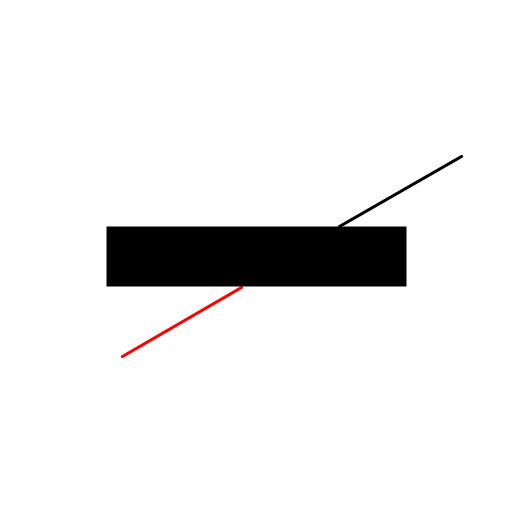
#> input picture test/1.png, 512 x 512 px
$ python -i challenge_runner_final.py   (imports and definitions only)
#> lines starting #> are read from the running program, lines starting #| are printed output that depends on the picture; after the words box and inside, x2 and y2 are one past the last pixel; in counts of white or black regions, pixels touching at a corner belong together
#> further down, picture is the input picture: PIL image 512x512 RGB; mean R, G, B 237.1, 236.7, 236.7
import argparse
import base64
import difflib
import json
import os
import re
import textwrap
import time
import requests
from collections import Counter
from io import BytesIO

import numpy as np
from PIL import Image, ImageDraw, ImageEnhance, ImageFilter, ImageOps

from helper import Solver, run

# ============================================================
# Constants
# ============================================================
API_URL = ""
API_KEY = ""
MODEL = ""
NUM_VOTES = 5  # majority vote per image

# ============================================================
# Image preprocessing per illusion type
# ============================================================

def prep_bands(img):
    w, h = img.size
    s = max(int(w * 0.02), 4)
    L = img.crop((0, 0, s, h))
    R = img.crop((w - s, 0, w, h))
    sw = 140
    comp = Image.new("RGB", (sw * 2 + 20, h + 30), (128, 128, 128))
#> comp: PIL image 300x542 RGB; every value is 128
    comp.paste(L.resize((sw, h), Image.NEAREST), (5, 25))
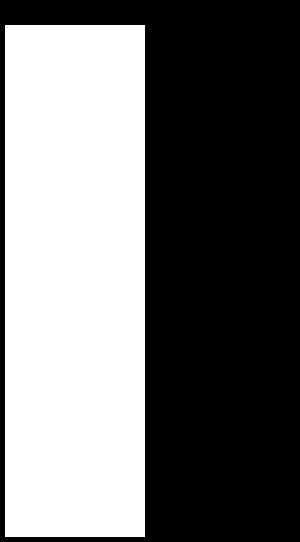
#> comp: PIL image 300x542 RGB; values 128 (black) and 255 (white), 44.1% white; 1 white region, box (x1, y1, x2, y2) and area: (5, 25, 145, 537) 71680
    comp.paste(R.resize((sw, h), Image.NEAREST), (sw + 15, 25))
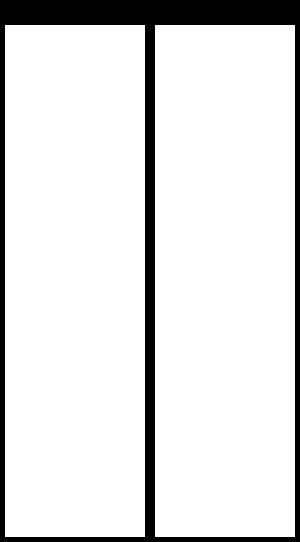
#> comp: PIL image 300x542 RGB; values 128 (black) and 255 (white), 88.2% white; 1 black region, box (x1, y1, x2, y2) and area: (0, 0, 300, 542) 19240
    comp = ImageEnhance.Color(comp).enhance(2.0)
    comp = ImageEnhance.Contrast(comp).enhance(1.5)
    d = ImageDraw.Draw(comp)
    d.text((5, 5), "LEFT EDGE", fill=(255, 255, 255))
    d.text((sw + 15, 5), "RIGHT EDGE", fill=(255, 255, 255))
    d.line([(sw + 10, 25), (sw + 10, h + 25)], fill=(255, 255, 0), width=2)
    return comp


def prep_color_boost(img):
    return ImageEnhance.Contrast(ImageEnhance.Color(img).enhance(2.0)).enhance(1.5)

# [314 lines left out: functions prep_red_isolate, prep_orange_mirror, prep_circle_isolate, prep_edge_outline, prep_irradiation, prep_small_squares and 6 more, not called in this run]


def prep_none(img):
    return img


# ============================================================
# Per-type config: (preprocessor, concise anti-illusion prompt)
# ============================================================

CONFIGS = {
    "Are the two vertical bands of the same color?": {
        "prep": prep_bands,
        "prompt": textwrap.dedent("""\
            Two edge strips (LEFT and RIGHT) are shown side-by-side on neutral gray, extracted from opposite sides of an image.

            Do NOT answer immediately. Follow these steps:

            Step 1: Describe the LEFT strip's color — name BOTH the hue AND brightness (e.g., "dark olive", "light purple", "medium teal").
            Step 2: Describe the RIGHT strip's color — same format.
            Step 3: Compare on TWO dimensions:
             - HUE: same or different? (e.g., both green vs one green one blue)
             - BRIGHTNESS: same or different? (e.g., both dark vs one dark one light)

            Decision rule:
            - Different HUE → answer 0
            - Same hue but clearly different BRIGHTNESS (one is noticeably lighter/darker) → answer 0
            - Same hue AND similar brightness (only subtle processing artifacts) → answer 1

            Output: {"result": 0} or {"result": 1}"""),
    },
    "Are the two rectangle the same color?": {
        "prep": prep_bands,
        "prompt": textwrap.dedent("""\
            Colors have been enhanced (2x saturation, 1.5x contrast) — any color difference in this image has been amplified and IS real.

            CRITICAL: Do NOT assume they are the same color.

            Before answering, you MUST independently describe each target:
            Step 1: Look at the LEFT target rectangles — describe their exact hue and brightness
            Step 2: Look at the RIGHT target rectangles — describe their exact hue and brightness
            Step 3: Compare your two descriptions. Any difference in hue, brightness, or saturation means they are different colors.

            After enhancement, trust your eyes — if you see a difference, it IS real.
            Truly identical → 1, Any difference → 0

            Output: {"result": 0} or {"result": 1}"""),
    },
    "Are the two small squares of the same color?": {
        "prep": prep_small_squares,
        "prompt": textwrap.dedent("""\
            Two color samples shown side-by-side on neutral gray background, extracted from the original image.

            Do NOT answer immediately. Follow these steps:

            Step 1: Focus on the LEFT sample only. Describe its color — name BOTH the hue AND brightness (e.g., "dark gray", "light gray", "medium warm gray").
            Step 2: Focus on the RIGHT sample only. Same description.
            Step 3: Compare on TWO dimensions:
             - HUE: same or different?
             - BRIGHTNESS: same or different?

            Decision rule:
            - Different HUE → answer 0
            - Same hue but clearly different BRIGHTNESS → answer 0
            - Same hue AND similar brightness → answer 1

            Output: {"result": 0} or {"result": 1}"""),
    },
    "Are the two circles of the same color?": {
        "prep": prep_color_boost,
        "prompt": textwrap.dedent("""\
            Two circles with noise patterns on different colored backgrounds. Colors have been enhanced.

            Do NOT answer immediately. Follow these steps:

            Step 1: Focus on the LEFT circle only. Describe its OVERALL color tone — name BOTH the hue AND brightness (e.g., "dark gray", "light gray", "medium warm gray", "cool blue-gray"). Ignore the noise/texture pattern, focus on the dominant color.
            Step 2: Focus on the RIGHT circle only. Same description.
            Step 3: Compare on TWO dimensions:
             - HUE: same or different?
             - BRIGHTNESS: same or different?

            Decision rule:
            - Different HUE → answer 0
            - Same hue but clearly different BRIGHTNESS → answer 0
            - Same hue AND similar brightness → answer 1

            Output: {"result": 0} or {"result": 1}"""),
    },
    "Are the two orange circles the same size?": {
        "prep": prep_orange_mirror,
        "prompt": textwrap.dedent("""\
            The left orange circle has been mirrored and overlaid onto the right orange circle's position.

            Look at the result:
            - If you see a single clean circle with uniform color and no visible edge ring → same size → 1
            - If you see a faint lighter ring or edge around the circle → different sizes → 0

            Output: {"result": 0} or {"result": 1}"""),
    },
    "Are the two solid circles the same size?": {
        "prep": prep_circle_isolate,
        "prompt": textwrap.dedent("""\
            You are seeing two overlapping solid circles.
            No need to overthink the surrounding elements; you can compare their sizes just by visual inspection.
            Check if there are obvious gray edges around the black solid circles. If they exist, it means their sizes are different; if not, their sizes are the same.
            Note that only when there are obvious gray edges around the black solid circle can it be concluded that their sizes are different; otherwise, their sizes are still the same.
            0 = Different sizes 1 = Same size

            Output:{"result": 0} or {"result": 1}"""),
    },
    "Are the two circles the same size?": {
        "prep": prep_circle_isolate,
        "prompt": textwrap.dedent("""\
            You are seeing two overlapping solid circles.
            No need to overthink the surrounding elements; you can compare their sizes just by visual inspection.
            Check if there are obvious gray edges around the black solid circles. If they exist, it means their sizes are different; if not, their sizes are the same.
            Note that only when there are obvious gray edges around the black solid circle can it be concluded that their sizes are different; otherwise, their sizes are still the same.
            0 = Different sizes 1 = Same size

            Output:{"result": 0} or {"result": 1}"""),
    },
    "Are the left white pentagon and the right black pentagon equal in size?": {
        "prep": prep_edge_outline,
        "prompt": textwrap.dedent("""\
            You are seeing two overlapping solid pentagons.
            No need to overthink the surrounding elements; compare their sizes visually.
            Check if there are obvious gray edges around the black solid pentagons.
            If they exist, it means their sizes are different; if not, their sizes are the same.
            Note that only when there are obvious gray edges around all five sides of the black solid pentagons can it be concluded that their sizes are different; if only some sides have gray edges, it means their sizes are still the same
            0 = Different sizes 1 = Same size

            Output:{"result": 0} or {"result": 1}"""),
    },
    "Are the left white square and the right black square equal in size?": {
        "prep": prep_irradiation,
        "prompt": textwrap.dedent("""\
            You are seeing two overlapping solid squares.
            No need to overthink the surrounding elements; compare their sizes visually.
            Check if there are obvious gray edges around the black solid square.
            If they exist, it means their sizes are different; if not, their sizes are the same.
            Note that only when there are obvious gray edges around all four sides of the black solid square can it be concluded that their sizes are different; if only some sides have gray edges, it means their sizes are still the same.
            0 = Different sizes 1 = Same size

            Output:{"result": 0} or {"result": 1}"""),
    },
    "Are the those red lines straight?": {
        "prep": prep_red_isolate,
        "prompt": textwrap.dedent("""\
            The image contains red vertical/horizontal lines on a blue grid.

            ASSESS STRAIGHTNESS:
            - If red lines look tilted or at an angle relative to blue grid → NOT STRAIGHT (0)
            - If red lines stay parallel to blue grid throughout → STRAIGHT (1)

            CRITICAL: Look for tilting patterns where lines angle inward or outward. This indicates bending.

            Output: {"result": 0} or {"result": 1}"""),
    },
    "Are the two vertical lines straight?": {
        "prep": prep_zollner,
        "prompt": textwrap.dedent("""\
            The image contains two vertical lines on a blue grid background.

            ASSESS STRAIGHTNESS:
            - If vertical lines appear mostly straight or nearly straight -> STRAIGHT (1)
            - If vertical lines show obvious bending or strong tilting -> NOT STRAIGHT (0)

            CRITICAL: Don't over-scrutinize minor variations. Accept slightly tilted lines as straight.
            Lines that stay roughly parallel to the grid = STRAIGHT.

            Output: {"result": 0} or {"result": 1}"""),
    },
    "Do the squares on the left and right have straight edges?": {
        "prep": prep_squares,
        "prompt": textwrap.dedent("""\
            The image shows left and right squares.

            ASSESS STRAIGHTNESS OF EDGES:
            - If the square edges appear mostly straight or nearly straight -> STRAIGHT (1)
            - If the square edges show obvious bending or curvature -> NOT STRAIGHT (0)

            CRITICAL: Don't over-scrutinize minor variations. Accept slightly curved edges as straight.
            Edges that stay roughly straight = STRAIGHT.

            Output: {"result": 0} or {"result": 1}"""),
    },
    "Are those vertical columns parallel?": {
        "prep": prep_vlines,
        "prompt": textwrap.dedent("""\
            CONTEXT: You are analyzing images from an optical illusion test set. In this dataset, most columns are intentionally tilted — truly parallel columns are the exception, not the norm. The diagonal stripe pattern inside the columns is specifically designed to make tilted columns LOOK straight. Your natural instinct will be to see them as parallel. Resist that instinct: assume tilt is present and look for evidence to CONFIRM parallelism, not to confirm tilt.

            METHOD — Focus ONLY on RED REFERENCE LINES. Completely ignore stripe patterns inside columns.

            STEP 1: EDGE-TO-RED-LINE GAP TEST (PRIMARY TEST — most reliable)
            For EACH of the 4 column edges (left column left/right edge, right column left/right edge):
              a) Find the nearest red reference line to that edge
              b) Look at the gap between that edge and the red line at the VERY TOP of the column
              c) Look at the gap at the VERY BOTTOM of the column
              d) If the gap is DIFFERENT — even very slightly — that edge is TILTED → answer 0

            CRITICAL DETAILS:
            - DARK/GRAY backgrounds hide subtle tilts. Be EXTRA careful: compare top vs bottom gaps very deliberately.
            - When a column appears narrow at one end and wider at the other, check if BOTH edges converge toward the same side — this confirms real tilt, not just stripe illusion.
            - Check ALL FOUR edges. One tilted edge is enough for answer 0.

            STEP 2: RED LINE OVERLAP TEST (use with caution — prone to false positives)
            Check if any red reference line passes THROUGH a column body:

            CRITICAL: DISTINGUISH REAL OVERLAP FROM STRIPE ILLUSION
            When a red line runs VERY CLOSE to a column edge, diagonal stripes create the APPEARANCE of overlap even when the column is perfectly straight. You MUST distinguish:

            REAL OVERLAP (confirms tilt → answer 0):
            - The red line PROGRESSIVELY enters the column from one end to the other
            - At one end (top or bottom), the red line is clearly outside the column
            - At the other end, the red line is clearly inside the column
            - The transition is gradual and continuous

            FAKE OVERLAP caused by stripe illusion (does NOT confirm tilt):
            - The red line appears to "weave in and out" along the column edge, alternating between inside and outside following the stripe pattern
            - The red line is equally close to the edge at top AND bottom — no progressive change
            - The apparent overlap is caused by black-and-white stripe segments creating visual gaps where the red line peeks through
            - This is the illusion at work — if the gap test in Step 1 shows NO change, this overlap is fake → answer 1
            - ESPECIALLY on narrow columns or when a red line hugs a column edge tightly, the stripe weaving can look deceptively smooth and continuous — mimicking progressive overlap. This is STILL fake if the Step 1 gap test shows no change from top to bottom.

            RULE: If you see apparent red line overlap but the Step 1 gap test shows consistent gaps at top and bottom, the overlap is a stripe illusion. Trust the gap test over apparent overlap.

            STEP 3: COLUMN CENTER POSITION TEST (supplementary)
            For each column, compare where the column CENTER sits horizontally at the very TOP vs the very BOTTOM.
            If the center has shifted left or right — even slightly — the column is tilted → answer 0.

            GRAY BACKGROUND GUIDANCE:
            On gray backgrounds, the low contrast between column edges and background makes subtle tilts very hard to see. Apply these extra checks:
            - Trace each column edge with your eye from top to bottom — does it drift left or right relative to the nearest red line?
            - Compare the column WIDTH at the very top vs very bottom. If one end is noticeably wider, the column is tilted.
            - When in doubt on gray backgrounds, lean toward 0.

            DECISION:
            - Answer 0 if ANY edge shows a gap change with its nearest red line (Step 1)
            - Answer 0 if a red line PROGRESSIVELY enters a column (real overlap, Step 2)
            - Answer 0 if ANY column center shifts horizontally (Step 3)
            - Answer 1 ONLY if you have positively confirmed that all four edges maintain constant gaps — parallelism must be proven, not assumed
            - IGNORE apparent red line "weaving" caused by stripe patterns — trust the gap test
            - On gray backgrounds, lean toward 0 when uncertain

            Output ONLY JSON: {"result": 0} or {"result": 1}"""),
    },
    "Are the two horizontal black lines of equal length?": {
        "prep": prep_none,
        "prompt": textwrap.dedent("""\
            This image shows two horizontal black lines inside a converging shape (either outlined V/A arrows or a filled gray triangle). One line is near the top (narrow region), one near the bottom (wide region).

            TASK: Are the two horizontal black lines of equal length?

            IMPORTANT — ILLUSION WARNING:
            The converging shape creates a powerful Ponzo illusion. The line near the NARROW TOP almost always LOOKS longer than the line near the WIDE BOTTOM, even when they are actually the same length. You MUST compensate for this bias.

            METHOD:
            - Mentally remove the surrounding shape entirely
            - Compare ONLY the horizontal extent of each black line
            - The line at the top appears longer due to the narrow context — discount this effect
            - Only answer NOT EQUAL (0) if the difference is truly dramatic and unmistakable at first glance
            - If the difference is subtle, ambiguous, or you are unsure → answer EQUAL (1)

            Output: {"result": 0} or {"result": 1}"""),
    },
    "Are the two black lines of equal length?": {
        "prep": prep_none,
        "prompt": textwrap.dedent("""\
            This image shows two horizontal black lines with circular endpoints. The upper line has inward-facing circles, the lower has outward-facing circles.

            TASK: Are the two black lines of equal length?

            IMPORTANT — MÜLLER-LYER ILLUSION:
            The outward circles make the LOWER line appear MUCH longer than it really is. This illusion is extremely powerful — a lower line that looks somewhat longer may actually be the SAME length as the upper line.

            METHOD:
            - Ignore the circles completely
            - Compare ONLY the horizontal line segments between the circle edges
            - The lower line ALWAYS looks longer due to the illusion — discount this heavily
            - Only answer NOT EQUAL (0) if the difference is truly dramatic and unmistakable at first glance
            - If the lower line looks moderately longer → this is likely the illusion → answer EQUAL (1)
            - If both lines look similar → answer EQUAL (1)

            Output: {"result": 0} or {"result": 1}"""),
    },
    "Are the red and black solid diagonal lines aligned?": {
        "prep": prep_poggendorff,
        "prompt": textwrap.dedent("""\
            A red dashed extension line has been drawn along the red line's direction through the black bar. This extension shows where the red line would continue if the bar were not there.

            TASK: Are the red and black solid diagonal lines aligned?

            METHOD:
            - Look at the red dashed extension line above the bar
            - Compare it with the black solid line above the bar
            - If the dashed red line overlaps or nearly overlaps with the black line → ALIGNED (1)
            - If there is a visible gap or clear separation between the dashed red line and the black line → NOT ALIGNED (0)

            CRITICAL: Focus on the area above the bar where both the dashed red extension and the black line are visible. Overlap means aligned, separation means not aligned.

            Output: {"result": 0} or {"result": 1}"""),
    },
    "Are the distances between the vertical markers labeled A–B and B–C equal?": {
        "prep": prep_distance,
        "prompt": textwrap.dedent("""\
            Three letters A, B, C are shown.
            Is B exactly centered between A and C?
            In other words, is the horizontal gap from A to B equal to the gap from B to C?

            Same → 1, Different → 0

            Output ONLY JSON: {"result": 0} or {"result": 1}"""),
    },
    "Is there an boundary in between every adjecent regions?": {
        "prep": prep_boundary_enhance,
        "prompt": textwrap.dedent("""\
            This image shows a triangular/pyramid shape made of horizontal color bands, transitioning from dark (top) to bright (bottom).

            TASK: Is there a boundary in between every adjacent region?

            HOW TO JUDGE:
            - Look at where one color band meets the next
            - Ask: is there a visible DIVIDING LINE between the two blocks, or do the colors just smoothly blend into each other?

            REAL BOUNDARY (1):
            - Adjacent blocks are SEPARATED by a visible thin edge/line
            - Each block looks like a distinct, independent rectangular strip
            - The color changes ABRUPTLY at the dividing line

            NO REAL BOUNDARY (0):
            - Adjacent blocks BLEND into each other with no visible dividing line
            - The colors flow smoothly from one shade to the next
            - Even though it LOOKS like there are separate blocks (Mach band illusion), the colors actually transition gradually without a sharp edge

            CRITICAL: The Mach band illusion makes smooth gradients look like they have boundaries. Look for an actual DIVIDING LINE — not just a color difference.

            Output: {"result": 0} or {"result": 1}"""),
    },
}


# ============================================================
# Claude API helpers
# ============================================================

# [88 lines left out: functions _img_to_b64, _call_model, _parse_answer, not called in this run]


# ============================================================
# MySolver implementation
# ============================================================

class MySolver(Solver):
    # [55 lines left out: functions solve, model_info, not called in this run]


# ============================================================
# Entry point
# ============================================================

# [13 lines not run here, left out]

>>> from PIL import Image
>>> picture = Image.open('test/1.png')
>>> result = prep_bands(picture)
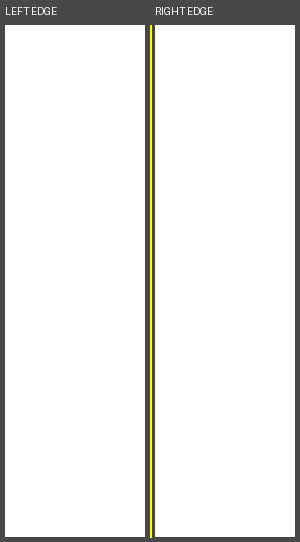
#> result: PIL image 300x542 RGB; mean R, G, B 234.8, 234.8, 233.2

$ run again, on test/127.png
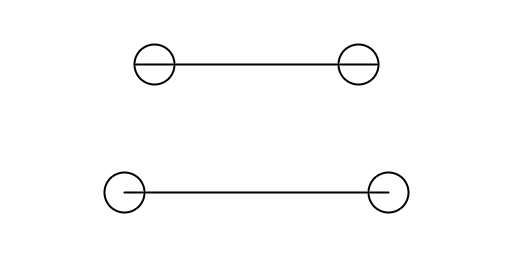
#> input picture test/127.png, 512 x 256 px
#> picture is the input picture: PIL image 512x256 RGB; min 0, max 255, mean 251.1
#> in prep_bands, `comp.paste(L.resize((sw, h), Image.NEAREST), (5, 25))`:
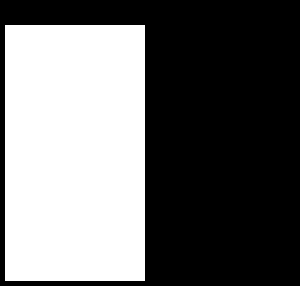
#> comp: PIL image 300x286 RGB; values 128 (black) and 255 (white), 41.8% white; 1 white region, box (x1, y1, x2, y2) and area: (5, 25, 145, 281) 35840
#> `result = prep_bands(picture)`:
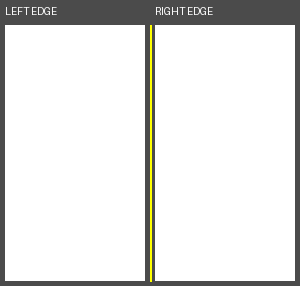
#> result: PIL image 300x286 RGB; mean R, G, B 227, 227, 225.5
